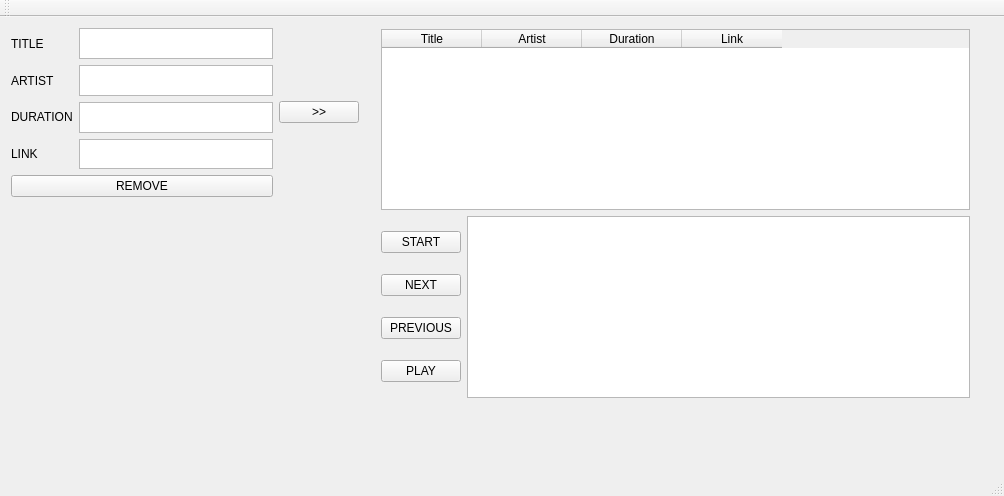
<?xml version="1.0" encoding="UTF-8"?>
<ui version="4.0">
 <class>DSA24Class</class>
 <widget class="QMainWindow" name="DSA24Class">
  <property name="geometry">
   <rect>
    <x>0</x>
    <y>0</y>
    <width>1004</width>
    <height>496</height>
   </rect>
  </property>
  <property name="windowTitle">
   <string>DSA24</string>
  </property>
  <widget class="QWidget" name="centralWidget">
   <widget class="QWidget" name="">
    <property name="geometry">
     <rect>
      <x>370</x>
      <y>1</y>
      <width>611</width>
      <height>391</height>
     </rect>
    </property>
    <layout class="QVBoxLayout" name="verticalLayout_2">
     <item>
      <widget class="QTableWidget" name="playListTable">
       <column>
        <property name="text">
         <string>Title</string>
        </property>
       </column>
       <column>
        <property name="text">
         <string>Artist</string>
        </property>
       </column>
       <column>
        <property name="text">
         <string>Duration</string>
        </property>
       </column>
       <column>
        <property name="text">
         <string>Link</string>
        </property>
       </column>
      </widget>
     </item>
     <item>
      <layout class="QHBoxLayout" name="horizontalLayout">
       <item>
        <layout class="QVBoxLayout" name="verticalLayout">
         <item>
          <widget class="QPushButton" name="startButton">
           <property name="text">
            <string>START</string>
           </property>
          </widget>
         </item>
         <item>
          <widget class="QPushButton" name="nextButton">
           <property name="text">
            <string>NEXT</string>
           </property>
          </widget>
         </item>
         <item>
          <widget class="QPushButton" name="prevButton">
           <property name="text">
            <string>PREVIOUS</string>
           </property>
          </widget>
         </item>
         <item>
          <widget class="QPushButton" name="playButton">
           <property name="text">
            <string>PLAY</string>
           </property>
          </widget>
         </item>
        </layout>
       </item>
       <item>
        <widget class="QListWidget" name="songList"/>
       </item>
      </layout>
     </item>
    </layout>
   </widget>
   <widget class="QWidget" name="">
    <property name="geometry">
     <rect>
      <x>0</x>
      <y>0</y>
      <width>370</width>
      <height>191</height>
     </rect>
    </property>
    <layout class="QHBoxLayout" name="horizontalLayout_3">
     <item>
      <layout class="QVBoxLayout" name="verticalLayout_5">
       <item>
        <layout class="QHBoxLayout" name="horizontalLayout_2">
         <item>
          <layout class="QVBoxLayout" name="verticalLayout_3">
           <item>
            <widget class="QLabel" name="titleLabel">
             <property name="text">
              <string>TITLE</string>
             </property>
            </widget>
           </item>
           <item>
            <widget class="QLabel" name="artistLabel">
             <property name="text">
              <string>ARTIST</string>
             </property>
            </widget>
           </item>
           <item>
            <widget class="QLabel" name="durationLabel">
             <property name="text">
              <string>DURATION</string>
             </property>
            </widget>
           </item>
           <item>
            <widget class="QLabel" name="linkLabel">
             <property name="text">
              <string>LINK</string>
             </property>
            </widget>
           </item>
          </layout>
         </item>
         <item>
          <layout class="QVBoxLayout" name="verticalLayout_4">
           <item>
            <widget class="QPlainTextEdit" name="titleBox"/>
           </item>
           <item>
            <widget class="QPlainTextEdit" name="artistBox"/>
           </item>
           <item>
            <widget class="QPlainTextEdit" name="durationBox"/>
           </item>
           <item>
            <widget class="QPlainTextEdit" name="linkBox"/>
           </item>
          </layout>
         </item>
        </layout>
       </item>
       <item>
        <widget class="QPushButton" name="removeButton">
         <property name="text">
          <string>REMOVE</string>
         </property>
        </widget>
       </item>
      </layout>
     </item>
     <item>
      <widget class="QPushButton" name="addButton">
       <property name="text">
        <string>&gt;&gt;</string>
       </property>
      </widget>
     </item>
    </layout>
   </widget>
  </widget>
  <widget class="QMenuBar" name="menuBar">
   <property name="geometry">
    <rect>
     <x>0</x>
     <y>0</y>
     <width>1004</width>
     <height>18</height>
    </rect>
   </property>
  </widget>
  <widget class="QToolBar" name="mainToolBar">
   <attribute name="toolBarArea">
    <enum>TopToolBarArea</enum>
   </attribute>
   <attribute name="toolBarBreak">
    <bool>false</bool>
   </attribute>
  </widget>
  <widget class="QStatusBar" name="statusBar"/>
 </widget>
 <layoutdefault spacing="6" margin="11"/>
 <resources>
  <include location="DSA24.qrc"/>
 </resources>
 <connections/>
</ui>
